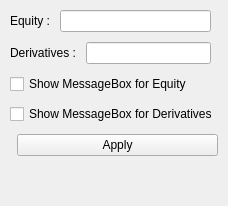
     <widget class="QWidget" name="tabAlertsMsg">
      <attribute name="title"><string>Alerts Msg</string></attribute>
      <layout class="QVBoxLayout" name="verticalLayout_alertsMsg">
       <property name="spacing"><number>10</number></property>
       <property name="margin"><number>10</number></property>
       
       <!-- Equity Field -->
       <item>
        <layout class="QHBoxLayout" name="horizontalLayout_equity">
         <item>
          <widget class="QLabel" name="label_equityAlerts">
           <property name="text"><string>Equity :</string></property>
           <property name="minimumWidth"><number>100</number></property>
          </widget>
         </item>
         <item>
          <widget class="QLineEdit" name="lineEdit_equityAlerts">
           <property name="maximumWidth"><number>300</number></property>
          </widget>
         </item>
         <item><spacer name="horizontalSpacer_alerts1"><property name="orientation"><enum>Qt::Horizontal</enum></property></spacer></item>
        </layout>
       </item>
       
       <!-- Derivatives Field -->
       <item>
        <layout class="QHBoxLayout" name="horizontalLayout_derivativesAlerts">
         <item>
          <widget class="QLabel" name="label_derivativesAlerts">
           <property name="text"><string>Derivatives :</string></property>
           <property name="minimumWidth"><number>100</number></property>
          </widget>
         </item>
         <item>
          <widget class="QLineEdit" name="lineEdit_derivativesAlerts">
           <property name="maximumWidth"><number>300</number></property>
          </widget>
         </item>
         <item><spacer name="horizontalSpacer_alerts2"><property name="orientation"><enum>Qt::Horizontal</enum></property></spacer></item>
        </layout>
       </item>
       
       <!-- Checkboxes -->
       <item>
        <layout class="QVBoxLayout" name="verticalLayout_alertsCheckboxes">
         <item>
          <widget class="QCheckBox" name="checkBox_showMessageBoxEquity">
           <property name="text"><string>Show MessageBox for Equity</string></property>
          </widget>
         </item>
         <item>
          <widget class="QCheckBox" name="checkBox_showMessageBoxDerivatives">
           <property name="text"><string>Show MessageBox for Derivatives</string></property>
          </widget>
         </item>
        </layout>
       </item>
       
       <!-- Apply Button -->
       <item>
        <layout class="QHBoxLayout" name="horizontalLayout_applyAlerts">
         <item><spacer name="horizontalSpacer_alerts3"><property name="orientation"><enum>Qt::Horizontal</enum></property></spacer></item>
         <item>
          <widget class="QPushButton" name="pushButton_applyAlerts">
           <property name="text"><string>Apply</string></property>
          </widget>
         </item>
        </layout>
       </item>
       
       <item>
        <spacer name="verticalSpacer_alerts">
         <property name="orientation"><enum>Qt::Vertical</enum></property>
         <property name="sizeHint"><size><width>20</width><height>40</height></size></property>
        </spacer>
       </item>
      </layout>
     </widget>
